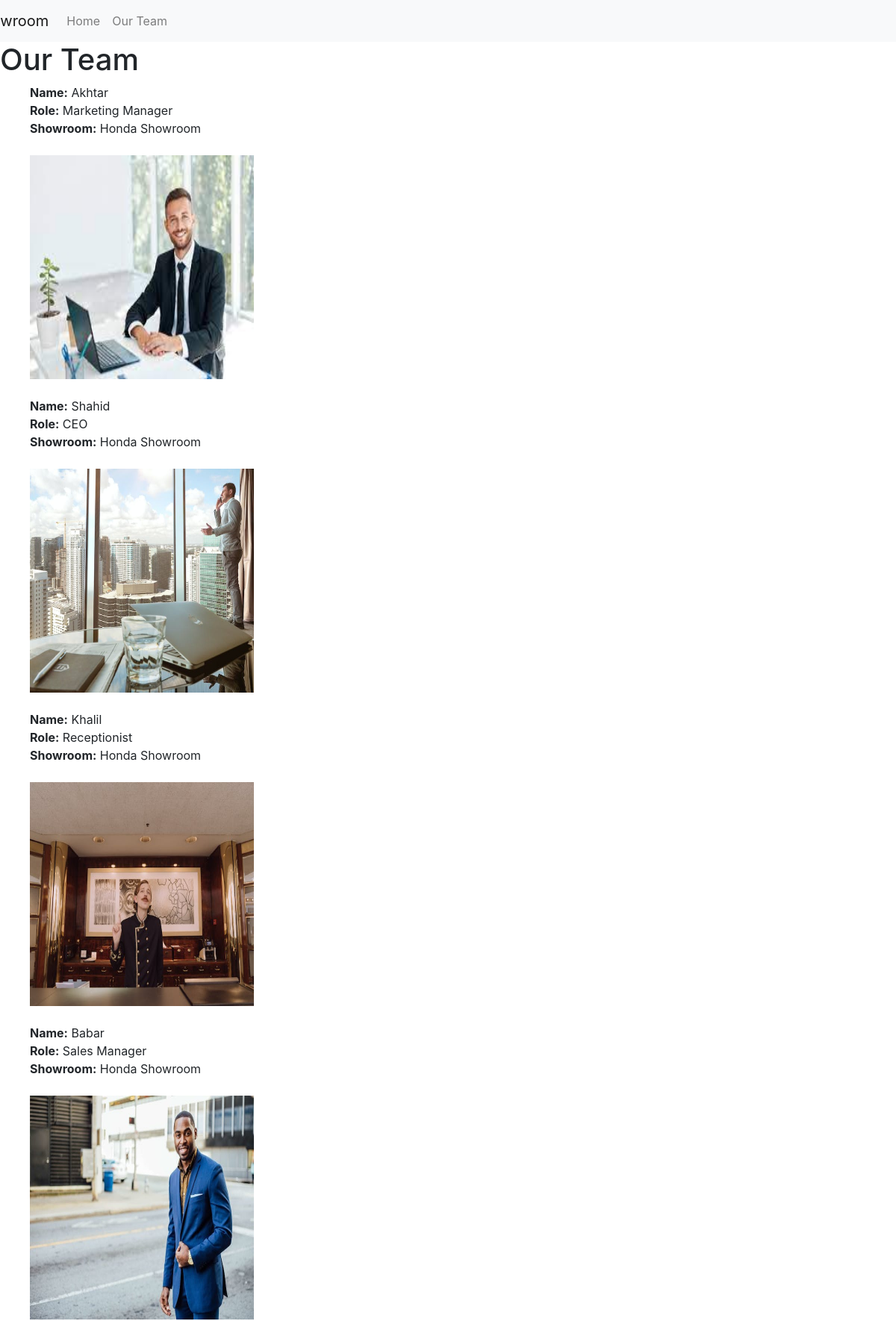
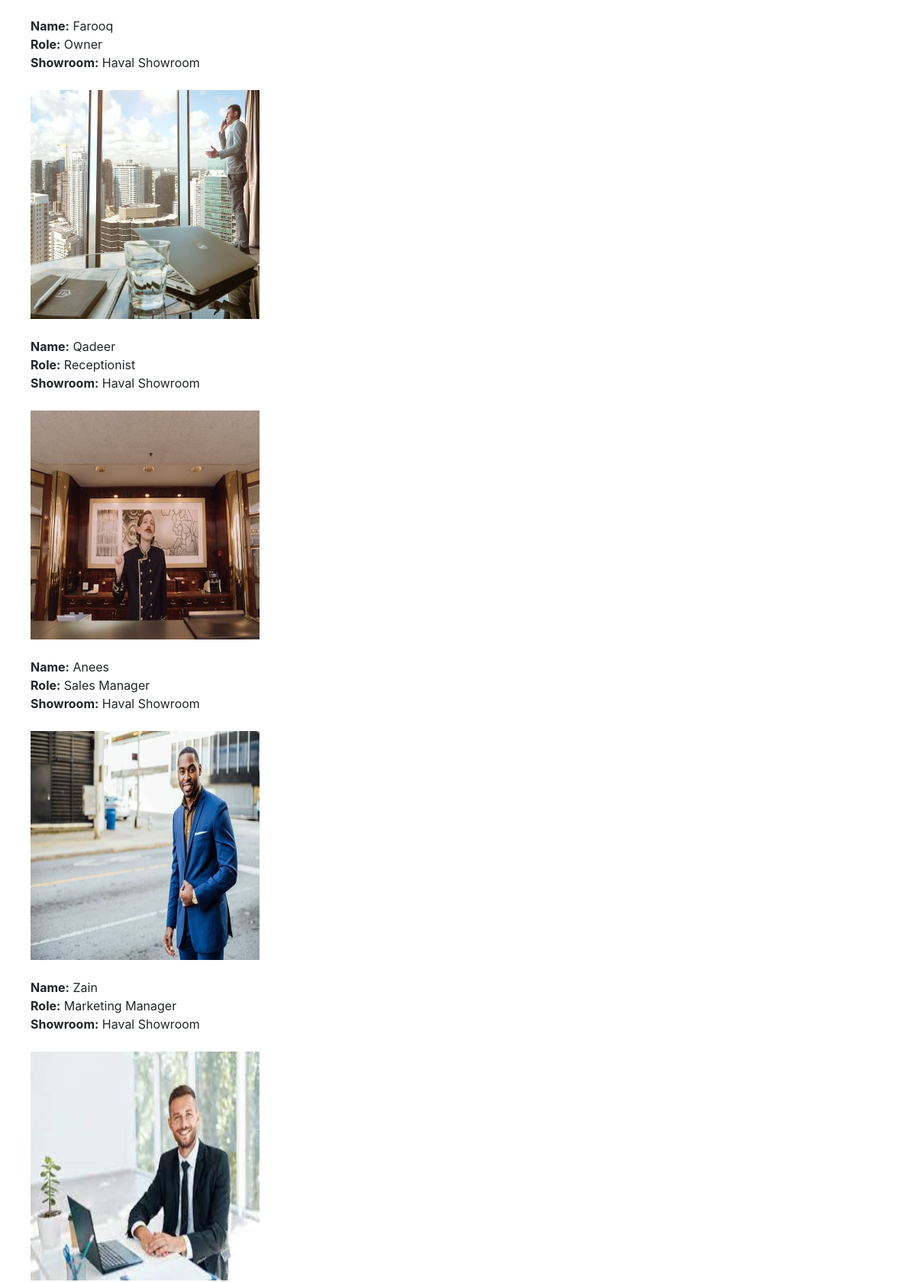
Page /team/ (upper part) on the committed database (2 pictures, top to bottom).
### car_showroom/models.py (models this page shows, shortened)
class Staff(models.Model):
    name = models.CharField(max_length=100)
    pics = models.ImageField(null=True, blank=True)
    role = models.CharField(max_length=100)
    showroom = models.ForeignKey(ShowRoom, on_delete=models.CASCADE)
    class Meta:
      verbose_name_plural='Staff'

class ShowRoom(models.Model):
    name = models.CharField(max_length=100)
    address = models.CharField(max_length=200)
    class Meta:
      verbose_name_plural='Showroom'
    def __str__(self):
        return self.name

### car_showroom/views.py (the view)
# urls.py: path('team/', views.team, name='team'),
def team(request):
    staff_members = Staff.objects.all()
    context = {'staff_members': staff_members}
    return render(request, 'car_showroom/team.html', context)

### car_showroom/templates/car_showroom/team.html (shortened to what this page needs)
{% extends 'car_showroom/base.html' %}
{% block content %}
    <h1>Our Team</h1>
    <ul>
        {% for staff_member in staff_members %}
            <li>
                <strong>Name:</strong> {{ staff_member.name }} <br>
                <strong>Role:</strong> {{ staff_member.role }} <br>
                <strong>Showroom:</strong> {{ staff_member.showroom }} <br> <br>
                {% if staff_member.pics %}
                    <img src="{{ staff_member.pics.url }}" alt="{{ staff_member.name }}"> <br> <br>
                {% endif %}
            </li>
        {% endfor %}
    </ul>
{% endblock %}

### car_showroom/templates/car_showroom/base.html (shortened to what this page needs)
<!DOCTYPE html>
<html>
<head>
    <link rel="stylesheet" href="https://maxcdn.bootstrapcdn.com/bootstrap/4.5.2/css/bootstrap.min.css">
</head>
<body>
    <nav class="navbar navbar-expand-lg navbar-light bg-light">
        <div class="container">
            <a class="navbar-brand" href="{% url 'index' %}">Car Showroom</a>
            <div class="collapse navbar-collapse" id="navbarNav">
                <ul class="navbar-nav">
                    <li class="nav-item">
                        <a class="nav-link" href="{% url 'index' %}">Home</a>
                    </li>
                    <li class="nav-item">
                        <a class="nav-link" href="{% url 'team' %}">Our Team</a>
                    </li>
                </ul>
            </div>
        </div>
    </nav>
    <div class="content">
        {% block content %}{% endblock %}
    </div>
</body>
</html>

### car_showroom/templates/car_showroom/base.html (style rules this page uses)
.navbar-brand { margin-left: -120px; }
ul li { list-style: none; }
a { color: black; }

### car_showroom/templates/car_showroom/team.html (style rules this page uses)
img { width: 300px; height: 300px; }

### rows in the picture
Staff: name "Akhtar", role "Marketing Manager", showroom "Honda Showroom", pics (picture)
Staff: name "Shahid", role "CEO", showroom "Honda Showroom", pics (picture)
Staff: name "Khalil", role "Receptionist", showroom "Honda Showroom", pics (picture)
Staff: name "Babar", role "Sales Manager", showroom "Honda Showroom", pics (picture)
Staff: name "Farooq", role "Owner", showroom "Haval Showroom", pics (picture)
Staff: name "Qadeer", role "Receptionist", showroom "Haval Showroom", pics (picture)
Staff: name "Anees", role "Sales Manager", showroom "Haval Showroom", pics (picture)
Staff: name "Zain", role "Marketing Manager", showroom "Haval Showroom", pics (picture)
